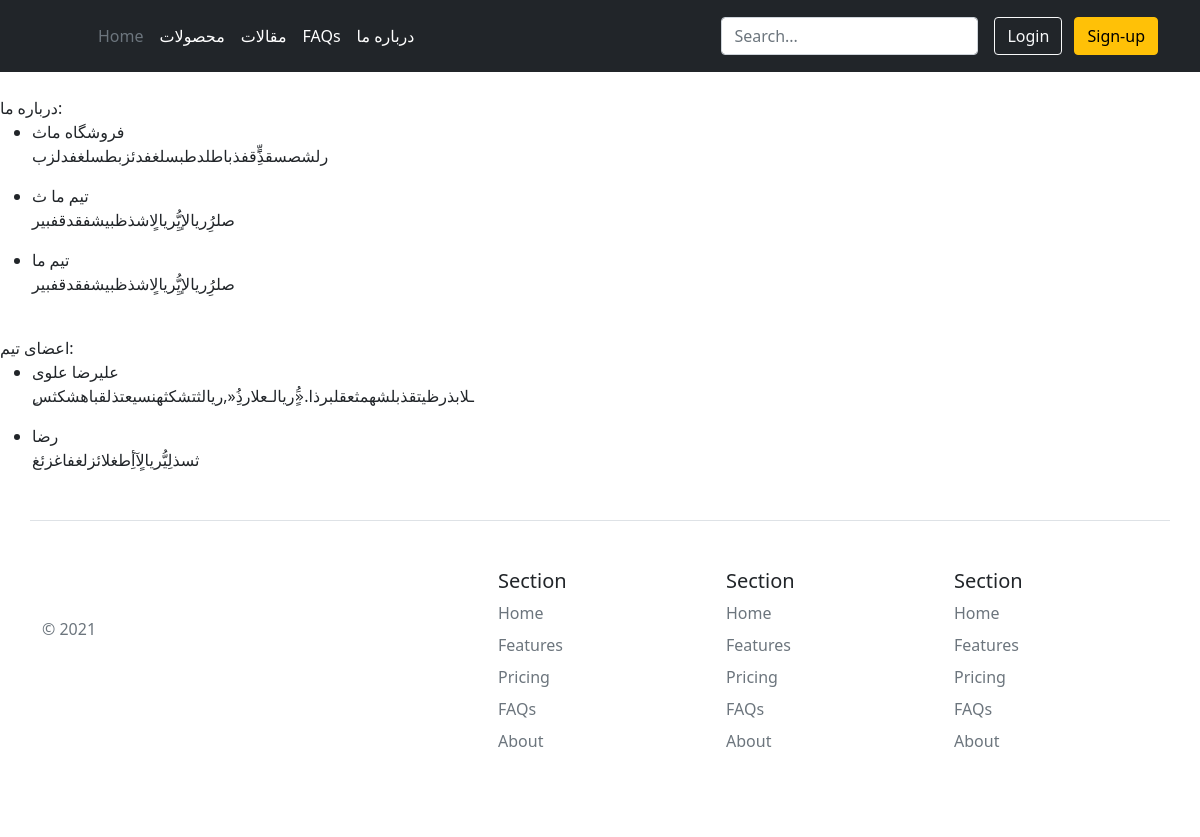
The page /about-us/ on the database its author committed.
### about_us/models.py (models this page shows, shortened)
class AboutUs(models.Model):
    title = models.CharField(max_length=200, verbose_name="عنوان")
    description = models.TextField(verbose_name="توضیحات")
    class Meta:
        verbose_name = "درباره ما"
        verbose_name_plural = "توضیحات درباره ما"

class OurTeam(models.Model):
    full_name = models.CharField(max_length=200, verbose_name="نام و نام خانوادگی")
    description = models.TextField(verbose_name="توضیحات")
    image = models.ImageField(upload_to="our_team", verbose_name="تصویر", blank=True, null=True)
    class Meta:
        verbose_name = "تیم ما"
        verbose_name_plural = "اعضای تیم ما"

### about_us/views.py (the view)
# urls.py: path("about-us/", about_us,name='about-us')
def about_us(request):
    abouts_us = AboutUs.objects.all()
    our_team = OurTeam.objects.all()
    context = {
        "about_us": abouts_us,
        "our_team": our_team
    }
    return render(request, "about_us/about-us.html", context)

### about_us/templates/about_us/about-us.html
{% extends 'base/main.html' %}
{% block body %}
<br>
درباره ما:
<ul>
    {% for about in about_us %}
    <li>{{about.title}}</li>
    <p>{{about.description}}</p>
    {% endfor %}
</ul>
<br>
اعضای تیم:
<ul>
    {% for team in our_team %}
    <li>{{team.full_name}}</li>
    <p>{{team.description}}</p>
    {% endfor %}
</ul>
{% endblock body %}

### rows shown on the page
AboutUs: title "فروشگاه ماث", description "رلشصسقذٍَِّقفذباطلدطبسلغفدئزبطسلغفدلزب"
AboutUs: title "تیم ما ث", description "صلرُِريالإيُِّريالٍاشذظبیشفقدقفبیر"
AboutUs: title "تیم ما", description "صلرُِريالإيُِّريالٍاشذظبیشفقدقفبیر"
OurTeam: full_name "علیرضا علوی", description "ِـلابذرظیتقذبلشهمثعقلبرذا.«ٍَُريالـعلارذُِ«,ريالثتشکثهنسیعتذلقباهشکثس"
OurTeam: full_name "رضا", description "ثسذلِيُّريالٍآأِطغلائزلغفاغزئغ"
